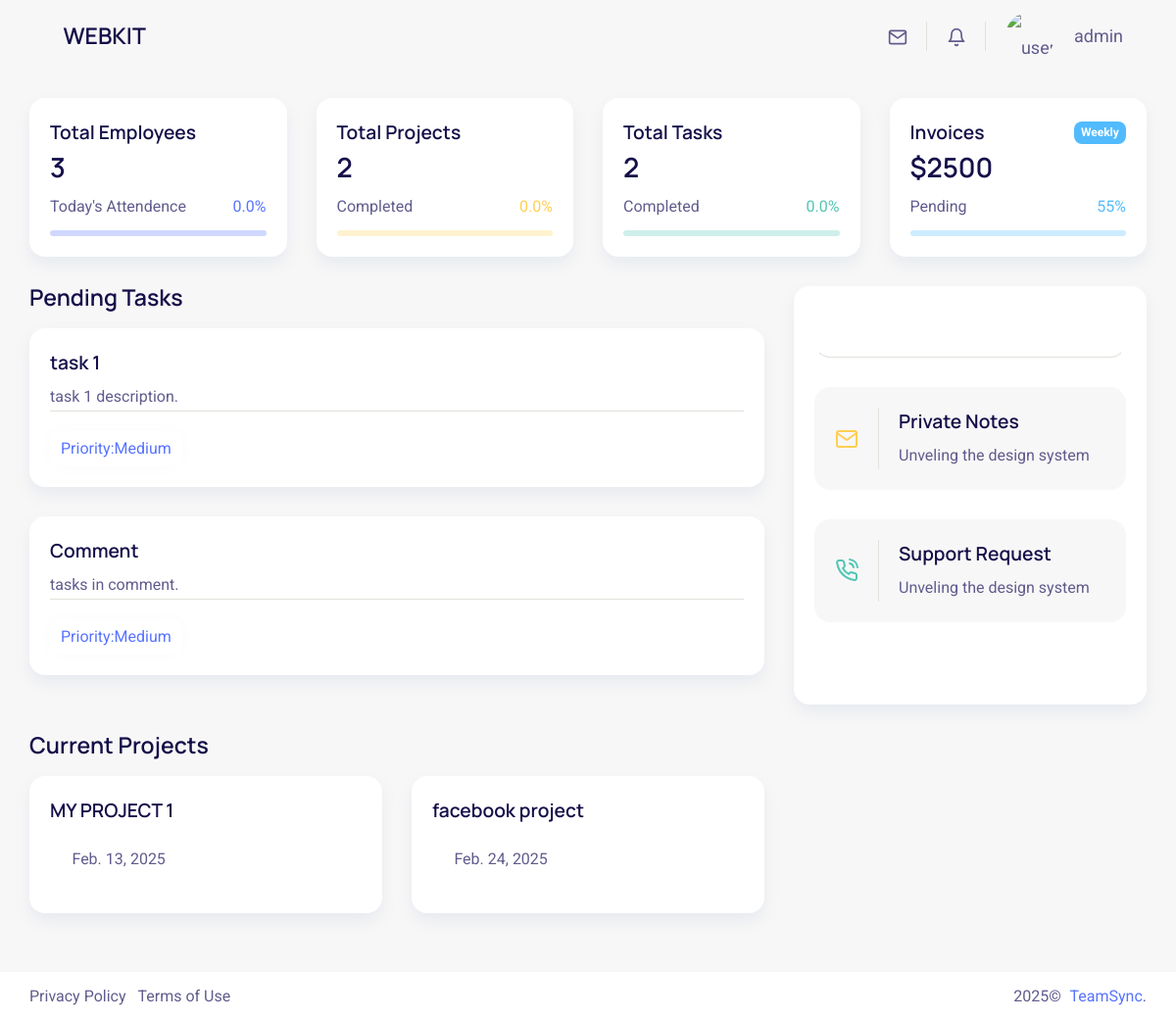
Before: /dashboard (signed in) with the older database file.
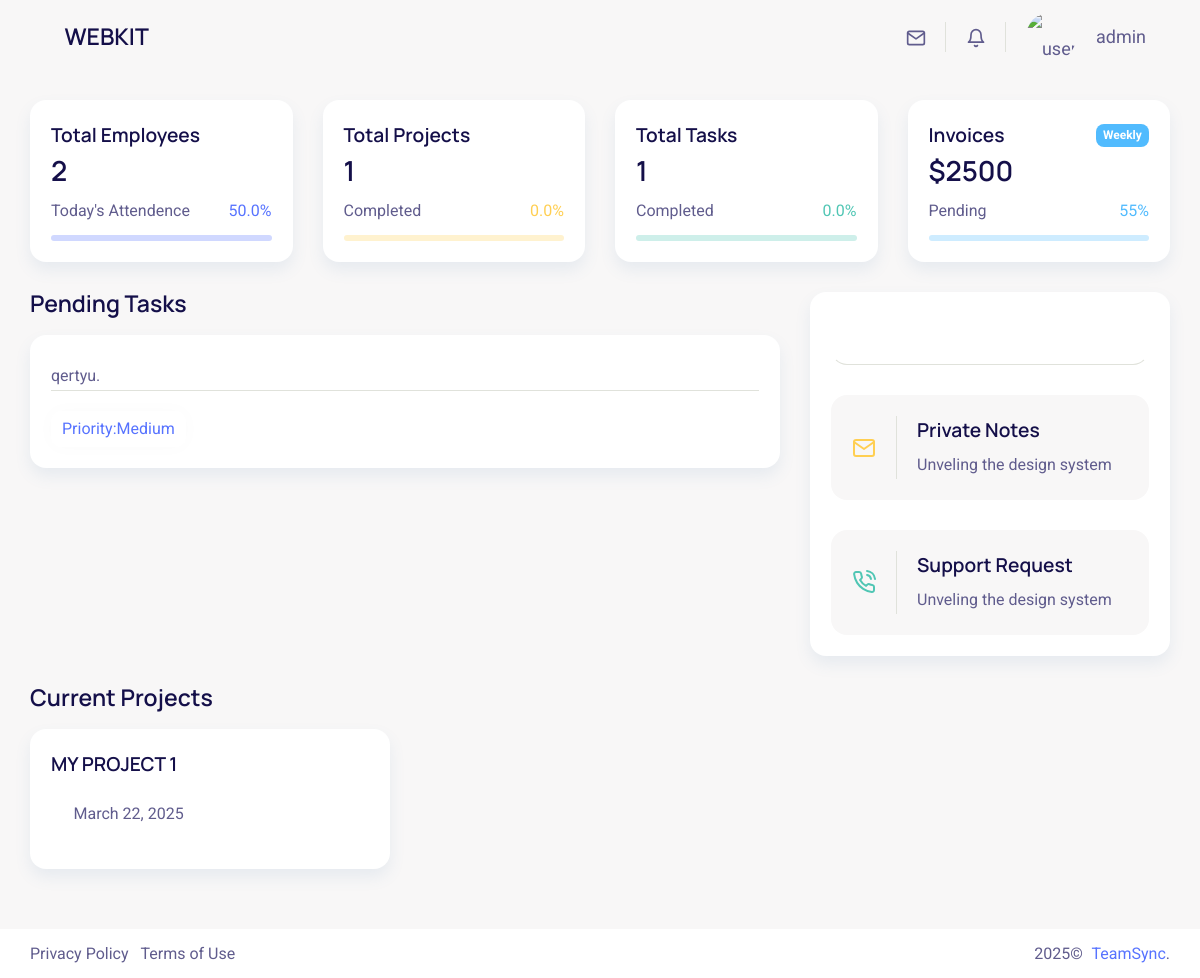
After: the same page with the newer database file.
### CRM/models.py (models this page shows, shortened)
class Task(models.Model):
    project = models.ForeignKey(Project, related_name="tasks", on_delete=models.CASCADE)
    name = models.CharField(max_length=100)
    description = models.TextField(blank=True, null=True)
    due_date = models.DateField()
    priority = models.CharField(max_length=10, choices=[("High", "High"), ("Medium", "Medium"), ("Low", "Low")])
    status = models.CharField(max_length=15, choices=[("New", "New"), ("In Progress", "In Progress"), ("Completed", "Completed")])
    assigned_to = models.ForeignKey(UserProfile, related_name="tasks", on_delete=models.SET_NULL, null=True)

class Project(models.Model):
    client = models.ForeignKey(Client, related_name="projects", on_delete=models.CASCADE)
    name = models.CharField(max_length=100)
    description = models.TextField(blank=True, null=True)
    due_date = models.DateField()
    priority = models.CharField(max_length=10, choices=[("High", "High"), ("Medium", "Medium"), ("Low", "Low")])
    status = models.CharField(max_length=15, choices=[("New", "New"), ("In Progress", "In Progress"), ("Completed", "Completed")])
    teams = models.ManyToManyField(Team, related_name="projects")
    assigned_users = models.ManyToManyField(UserProfile, related_name="assigned_projects", blank=True)

### CRM/appViews/dashboardView.py (the view, shortened to what this page needs)
# urls.py: path('dashboard',dashboardView.dashboard,name='userDashboard'),
@login_required
def dashboard(request):
    userRole = authView.get_user_role(request.user)
    profile = UserProfile.objects.get(user=request.user)
    if request.user.is_superuser:
        projects = Project.objects.all()
        tasks =Task.objects.all()
        admincount =  User.objects.filter(is_superuser=True).count()
        employee_count = UserProfile.objects.all().count()
        employee_count =employee_count-admincount
        todays_attendence = get_clocked_in_users_count()/employee_count*100
        if projects.count()==0:
            projectPercentage=0
        else:
            projectPercentage=100*(projects.filter(status='Completed').count()/projects.count())
        project={
            'projects':projects.exclude(status='Completed'),
            'percentage':projectPercentage,
            'total':Project.objects.all().count
        }
        if tasks.count()==0:
            taskPercentage=0
        else:
            taskPercentage=100*(tasks.filter(status='Completed').count()/tasks.count())
        task={
            'tasks':tasks.exclude(status='Completed'),
            'percentage':taskPercentage,
            'total':Task.objects.all().count
        }
        return render(request, 'app/webkit/Dashboard/Dashboard.html', {'userRole':userRole,'profile':profile,'task':task,'project':project,'employee_count':employee_count,'todays_attendence':todays_attendence})

### CRM/appViews/dashboardView.py (called while the page is built)
def get_clocked_in_users_count():
    employees = UserProfile.objects.all()
    clocked_in_count = 0
    for employee in employees:
        if employee.is_clocked_in():  # Call the method to check clock-in status
            clocked_in_count += 1
    return clocked_in_count

### CRM/context_processors.py (called while the page is built)
def profile_pic_processor(request):
    if request.user.is_authenticated:
        try:
            profile_pic_url = request.user.profile.profile_pic.url if request.user.profile.profile_pic else '/static/images/default.jpg'
        except Exception:
            profile_pic_url = '/static/images/default.jpg'
        return {'profile_pic_url': profile_pic_url}
    return {'profile_pic_url': '/static/images/default.jpg'}

### CRM/controller/authView.py (called while the page is built)
def get_user_role(user):
    if hasattr(user, 'client_profile'):
        return 'client'
    elif hasattr(user, 'profile'):
        return 'user'
    return None

### CRM/models.py (called while the page is built)
    def is_clocked_in(self):
        last_event = self.clock_events.order_by('-timestamp').first()
        return last_event is not None and last_event.event_type == 'IN'

### CRM/templates/app/webkit/Dashboard/Dashboard.html (shortened to what the changed rows need)
{% extends 'app/webkit/main.html' %}
{% load static %}
{% block content %}
<div class="row">
    <div class="col-md-6 col-lg-3">
        <div class="card card-block card-stretch card-height">
            <div class="card-body">
                <h3><span class="counter">{{ employee_count }}</span></h3>
                <div class="d-flex align-items-center justify-content-between mt-1">
                    <p class="mb-0">Today's Attendence</p>
                    <span class="text-primary">{{todays_attendence}}%</span>
                </div>
            </div>
        </div>
    </div>
    <div class="col-md-6 col-lg-3">
        <div class="card card-block card-stretch card-height">
            <div class="card-body">
                <h3><span class="counter">{{ project.total }}</span></h3>
            </div>
        </div>
    </div>
    <div class="col-md-6 col-lg-3">
        <div class="card card-block card-stretch card-height">
            <div class="card-body">
                <h3><span class="counter">{{ task.total }}</span></h3>
            </div>
        </div>
    </div>
    <div class="col-xl-8">
        <div class="card-transparent card-block card-stretch card-height">
            <div class="card-body p-0">
                <div class="row">
                    {% for task in task.tasks %}
                        <div class="col-lg-12">
                            <div class="card">
                                <div class="card-body">
                                    <div class="row">
                                        <div class="col-sm-8">
                                            <div class="row align-items-center">
                                                <div class="col-md-9">
                                                    <div class="mt-3 mt-md-0">
                                                        <h5 class="mb-1">{{ task.name}}</h5>
                                                        <p class="mb-0">{{ task.description }}.</p>
                                                    </div>
                                                </div>
                                            </div>
                                        </div>
                                    </div>
                                    <div class="d-flex align-items-center justify-content-between pt-3 border-top">
                                        <a class="btn btn-white text-primary link-shadow">Priority:{{ task.priority }}</a>
                                    </div>
                                </div>
                            </div>
                        </div>
                    {% empty %}
                        <h4 >No Tasks pending for you.</h4>
                    {% endfor %}
                </div>
            </div>
        </div>
    </div>
    <div class="col-lg-12">
        <div class="card-transparent mb-0">
            <div class="card-body p-0 mb-4">
                <ul class="list-unstyled row top-projects mb-0">
                    {% for project in project.projects%}
                    <li class="col-lg-4">
                        <div class="card">
                            <div class="card-body">
                                <h5 class="mb-3">{{ project.name }}</h5>
                                <p class="mb-3"><i class="las la-calendar-check mr-2"></i>{{ project.due_date }}</p>
                            </div>
                        </div>
                    </li>
                    {% empty %}
                        <h4 >No current projects Assigned for you.</h4>
                    {% endfor %}
                </ul>
            </div>
        </div>
    </div>
</div>
{% endblock %}

Changed rows visible on the page:
removed Task: name "Comment", description "tasks in comment", priority "Medium"
removed Project: name "facebook project", due_date "Feb. 24, 2025"
changed Task "Medium": description "task 1 description" → "qertyu"; name "task 1" → (not shown)
changed Project "MY PROJECT 1": due_date "Feb. 13, 2025" → "March 22, 2025"
Other visible differences:
{{ employee_count }}: "3" → "2"
{{ todays_attendence }}: "0.0" → "50.0"
{{ project.total }}: "2" → "1"
{{ task.total }}: "2" → "1"
